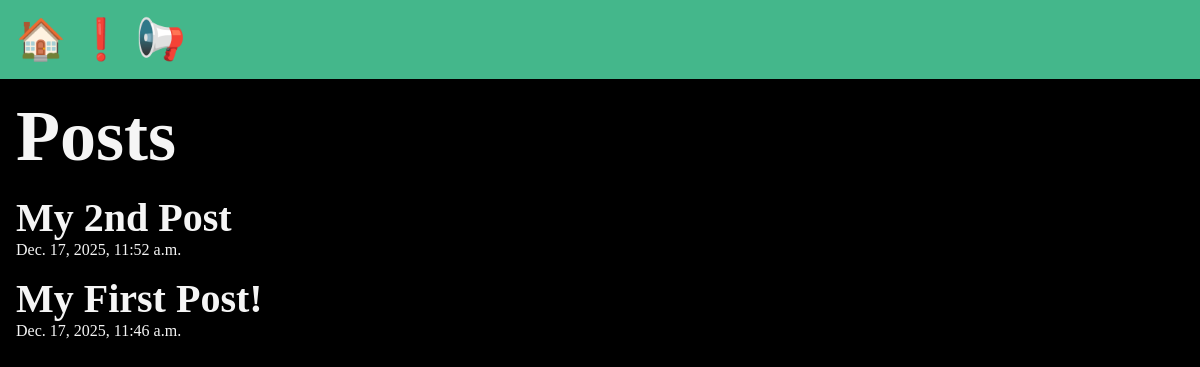
/posts/, run on an earlier commit of the app's database.
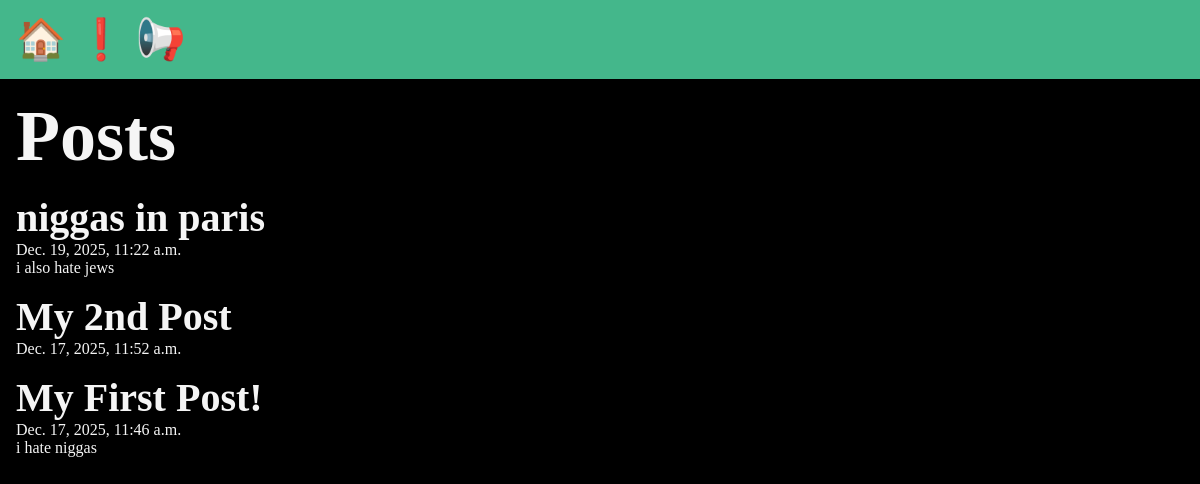
And on a later commit of the database.
### posts/models.py (models this page shows, shortened)
class Post(models.Model):
	title = models.CharField(max_length=75)
	body = models.TextField()
	slug = models.SlugField()
	date = models.DateTimeField(auto_now_add=True)

### posts/views.py (the view)
# urls.py: path('', views.posts_list),
def posts_list(request):
    posts=Post.objects.all().order_by('-date')
    return render(request, 'posts/posts_list.html', {'posts': posts})

### posts/templates/posts/posts_list.html (shortened to what this page needs)
{% extends "layout.html" %}
{% block content %}
    <section>
    <h1>Posts</h1>
    {% for post in posts %}
            <article class="post">
                <h2>{{ post.title}}</h2>
                <p>{{ post.date }}</p>
                <p>{{ post.body }}</p>
            </article>
    {% endfor %}
</section>
{% endblock  %}

### templates/layout.html (shortened to what this page needs)
<!DOCTYPE html>
{% load static %}
<html lang="en">
<head>
    <link rel="stylesheet" href="{% static 'style.css' %}">
</head>
<body>
    <nav>
        <a href="/">🏠</a>
        <a href="/about">❗</a>
        <a href="/posts">📢</a>
    </nav>
    <main>
        {% block content %}
        {% endblock  %}
    </main>
</body>
</html>

What changed in the data, as far as the page shows it:
added Post: title "niggas in paris", date "Dec. 19, 2025, 11:22 a.m.", body "i also hate jews"
changed Post "My First Post!": body (not shown) → "i hate niggas"
